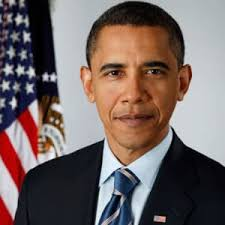
#> input picture assets/download.jpg, 225 x 225 px
$ python run.py --path ../assets/download.jpg
#> lines starting #> are read from the running program, lines starting #| are printed output that depends on the picture; after the words box and inside, x2 and y2 are one past the last pixel; in counts of white or black regions, pixels touching at a corner belong together
import numpy as np
import argparse
import cv2
import matplotlib.pyplot as plt
def parse_args():
  """
  #oluwaseun.adeyo@stu.cu.edu.ng
  Parse input arguments
  """
  parser = argparse.ArgumentParser(description='Color an image')
  parser.add_argument('--path', dest='path',
                      help='path of image to colorize',
                      default=None, type=str) # this is an optional argument
  parser.add_argument('--task', dest='task',
                      help='what task to perform, skin detect or colorize?',
                      default="skin detect", type=str) #this is also an optional argument

  args = parser.parse_args()

  return args


def colorize(image):
    """

    """
    #Converting rgb image to a grayscale image
    gray_image = cv2.cvtColor(img, cv2.COLOR_BGR2GRAY)

    #Trying to convert it back to a rgb image
    rgb_image = cv2.cvtColor(gray_image,cv2.COLOR_GRAY2RGB)

    return rgb_image


def skin_detect(image):
    """
    """
#> called with image = '../assets/download.jpg'
    # define the upper and lower boundaries of the HSV pixel
    # intensities to be considered 'skin'
    minVal = np.array([0, 48, 80], dtype = "uint8")
    maxVal = np.array([20, 255, 255], dtype = "uint8")

    #read in a test image
    img = cv2.imread(image)
#> img is the input picture: shape (225, 225, 3); mean B, G, R 100.2, 102.1, 116.4

    # convert test image to hsv
    converted = cv2.cvtColor(img, cv2.COLOR_BGR2HSV)
#> converted: shape (225, 225, 3); mean H, S, V 81, 89.4, 124.8

    #  determine the HSV pixel intensities that fall into the speicifed upper and lower boundaries
    #This is the main skin detection function
    skinMask = cv2.inRange(converted, minVal, maxVal)
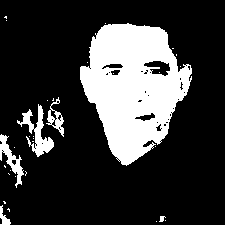
#> skinMask: shape (225, 225); 22.5% white; 32 white regions (26 under 20 px), largest, box (x1, y1, x2, y2) and area: (80, 23, 192, 166) 9896, (17, 104, 54, 157) 645, (0, 134, 24, 188) 414, (46, 97, 64, 137) 241, (0, 205, 11, 225) 100, (159, 216, 166, 222) 26

    # apply a series of erosions and dilations to the mask using an elliptical kernel
    #This is to remove the small false-positive skin regions in the image
    kernel = cv2.getStructuringElement(cv2.MORPH_ELLIPSE, (11, 11))
    skinMask = cv2.erode(skinMask, kernel, iterations = 2)
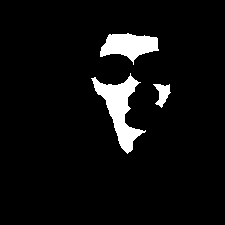
#> skinMask: shape (225, 225); 5.7% white; 3 white regions, box (x1, y1, x2, y2) and area: (91, 73, 146, 154) 1589, (100, 33, 159, 65) 1094, (153, 84, 171, 108) 227
    skinMask = cv2.dilate(skinMask, kernel, iterations = 2)
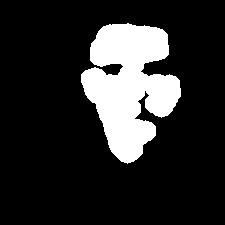
#> skinMask: shape (225, 225); 16.8% white; 1 white region, box (x1, y1, x2, y2) and area: (81, 23, 181, 164) 8508

    # blur the mask to help remove noise
    skinMask = cv2.GaussianBlur(skinMask, (3, 3), 0)

    # then apply the mask to the frame
    skin = cv2.bitwise_and(img, img, mask = skinMask)
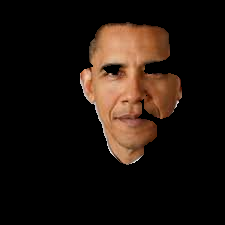
#> skin: shape (225, 225, 3); mean B, G, R 13.6, 19.8, 30


    return img , skin


def main():
    """
    """
    arg = parse_args()
    task = arg.task
    path = arg.path
    output = None

    if task=="skin detect":
        img, skin = skin_detect(path)

        # show the skin in the image along with the mask
        cv2.imshow("images", np.hstack([img, skin]))
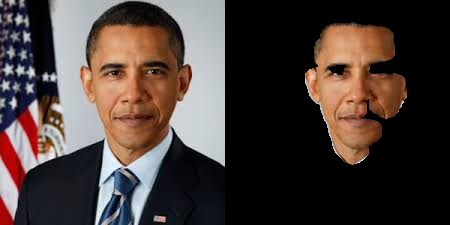
#> window 'images': shape (225, 450, 3); mean B, G, R 56.9, 61, 73.2
        cv2.waitKey(0)
        cv2.destroyAllWindows()

    elif task=="colorize":
        rgb_image = colorize(path)
        plt.imshow(rgb_image)


if __name__=="__main__":
    main()
